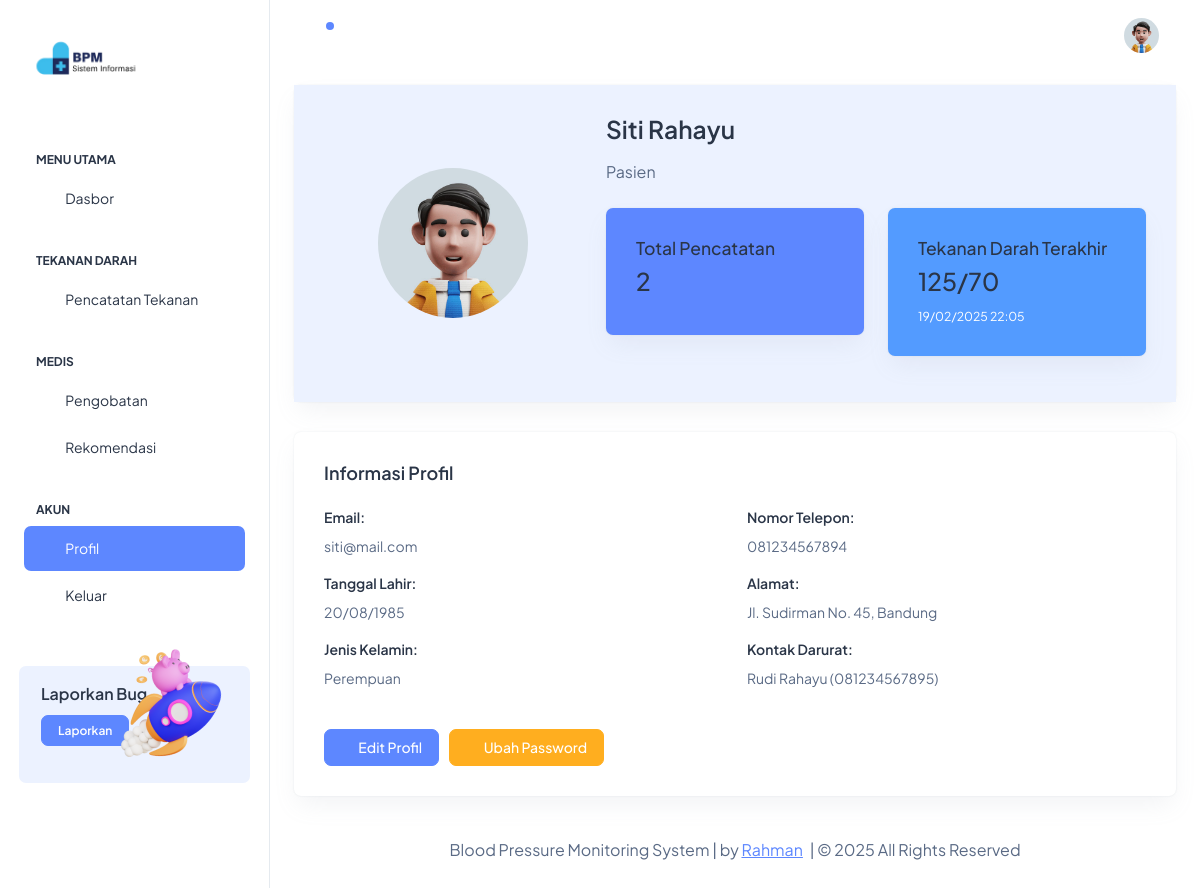
Screenshot of /App/Views/profil.php (signed in) with the database file from the repository.
### tables this page shows
CREATE TABLE `patient_profiles` (
  `patient_id` int NOT NULL,
  `user_id` int DEFAULT NULL,
  `full_name` varchar(100) NOT NULL,
  `date_of_birth` date NOT NULL,
  `gender` enum('M','F') NOT NULL,
  `address` text,
  `phone_number` varchar(20) DEFAULT NULL,
  `emergency_contact` varchar(100) DEFAULT NULL,
  `emergency_phone` varchar(20) DEFAULT NULL,
  `medical_history` text
);

CREATE TABLE `blood_pressure_readings` (
  `reading_id` int NOT NULL,
  `patient_id` int DEFAULT NULL,
  `systolic` int NOT NULL,
  `diastolic` int NOT NULL,
  `pulse_rate` int DEFAULT NULL,
  `reading_date` timestamp NULL DEFAULT CURRENT_TIMESTAMP,
  `notes` text
);

CREATE TABLE `users` (
  `user_id` int NOT NULL,
  `username` varchar(50) NOT NULL,
  `password` varchar(255) NOT NULL,
  `email` varchar(100) NOT NULL,
  `role` enum('admin','doctor','patient') NOT NULL,
  `created_at` timestamp NULL DEFAULT CURRENT_TIMESTAMP,
  `updated_at` timestamp NULL DEFAULT CURRENT_TIMESTAMP ON UPDATE CURRENT_TIMESTAMP
);

### App/Config/Database.php (called while the page is built, shortened)
<?php
class Database
{
    private $host = 'localhost';
    private $db_name = 'blood_pressure_monitoring';
    private $username = 'root';
    private $password = '';
    private $conn;
    private function connect()
    {
        try {
            $this->conn = new PDO(
                'mysql:host=' . $this->host . ';dbname=' . $this->db_name,
                $this->username,
                $this->password
            );
            $this->conn->setAttribute(PDO::ATTR_ERRMODE, PDO::ERRMODE_EXCEPTION);
            $this->conn->setAttribute(PDO::ATTR_DEFAULT_FETCH_MODE, PDO::FETCH_ASSOC);
        } catch (PDOException $e) {
            echo 'Connection Error: ' . $e->getMessage();
        }
    }
    public function query($query, $params = [])
    {
        $stmt = $this->conn->prepare($query);
        $stmt->execute($params);
        return $stmt;
    }
}

### App/Controllers/ProfileController.php (called while the page is built, shortened)
<?php
require_once __DIR__ . '/../Models/ProfileModel.php';
class ProfileController
{
    private $profileModel;
    public function __construct()
    {
        $this->profileModel = new ProfileModel();
    }
    public function getProfileData()
    {
        $userId = $_SESSION['user_id'];
        $role = $_SESSION['role'];
        switch ($role) {
            case 'patient':
                return $this->profileModel->getPatientProfile($userId);
        }
    }
    public function getProfileStats()
    {
        $userId = $_SESSION['user_id'];
        $role = $_SESSION['role'];
        return $this->profileModel->getProfileStats($userId, $role);
    }
}

### App/Models/ProfileModel.php (called while the page is built, shortened)
<?php
require_once __DIR__ . '/../Config/Database.php';
class ProfileModel
{
    private $db;
    public function __construct()
    {
        $this->db = new Database();
    }
    public function getPatientProfile($userId)
    {
        $query = "SELECT p.*, u.email, u.username
                  FROM patient_profiles p
                  JOIN users u ON p.user_id = u.user_id
                  WHERE p.user_id = ? AND u.role = 'patient'";
        return $this->db->query($query, [$userId])->fetch();
    }
    public function getProfileStats($userId, $role)
    {
        $stats = [];
        if ($role === 'doctor') {
            $query = "SELECT COUNT(*) as total_patients
                     FROM doctor_patients
                     WHERE doctor_id = (SELECT doctor_id FROM doctor_profiles WHERE user_id = ?)";
            $result = $this->db->query($query, [$userId])->fetch();
            $stats['total_patients'] = $result['total_patients'];
            $query = "SELECT COUNT(*) as total_recommendations
                     FROM patient_recommendations
                     WHERE created_by = ?";
            $result = $this->db->query($query, [$userId])->fetch();
            $stats['total_recommendations'] = $result['total_recommendations'];
        } elseif ($role === 'patient') {
            $query = "SELECT COUNT(*) as total_readings
                     FROM blood_pressure_readings bpr
                     JOIN patient_profiles pp ON bpr.patient_id = pp.patient_id
                     WHERE pp.user_id = ?";
            $result = $this->db->query($query, [$userId])->fetch();
            $stats['total_readings'] = $result['total_readings'];
            $query = "SELECT systolic, diastolic, reading_date
                     FROM blood_pressure_readings bpr
                     JOIN patient_profiles pp ON bpr.patient_id = pp.patient_id
                     WHERE pp.user_id = ?
                     ORDER BY reading_date DESC LIMIT 1";
            $stats['latest_reading'] = $this->db->query($query, [$userId])->fetch();
        }
        return $stats;
    }
}

### App/Views/profil.php (the view, shortened to what this page needs)
<?php
require_once __DIR__ . '/../Controllers/ProfileController.php';
$profileController = new ProfileController();
$profileData = $profileController->getProfileData();
$profileStats = $profileController->getProfileStats();
?>
<!doctype html>
<html lang="en">
<head>
    <link rel="stylesheet" href="assets/css/styles.min.css" />
    <link rel="stylesheet" href="https://cdn.datatables.net/1.13.7/css/dataTables.bootstrap5.min.css">
    <link rel="stylesheet" href="https://cdn.datatables.net/responsive/2.5.0/css/responsive.bootstrap5.min.css">
</head>
<body>
    <div class="page-wrapper" id="main-wrapper" data-layout="vertical" data-navbarbg="skin6" data-sidebartype="full"
        data-sidebar-position="fixed" data-header-position="fixed">
        <?php include 'partials/sidebar.php'; ?>
        <div class="body-wrapper">
            <?php include 'partials/header.php'; ?>
            <div class="container-fluid">
                <div class="row">
                    <div class="col-12">
                        <div class="card w-100">
                            <div class="card-body bg-light-primary">
                                <div class="row align-items-center">
                                    <div class="col-lg-4 text-center">
                                        <img src="assets/images/profile/user-1.jpg" alt="Profile" class="rounded-circle"
                                            width="150">
                                    </div>
                                    <div class="col-lg-8">
                                        <h3 class="fw-semibold mb-3">
                                            <?= htmlspecialchars($profileData['full_name'] ?? $profileData['username']) ?>
                                        </h3>
                                        <p class="fs-4 mb-4">
                                            <?php if ($_SESSION['role'] === 'doctor'): ?>
                                                <?= htmlspecialchars($profileData['specialization']) ?>
                                            <?php elseif ($_SESSION['role'] === 'patient'): ?>
                                                Pasien
                                            <?php else: ?>
                                                Administrator
                                            <?php endif; ?>
                                        </p>
                                        <div class="row">
                                            <?php if ($_SESSION['role'] === 'doctor'): ?>
                                                <div class="col-md-6">
                                                    <div class="card bg-primary text-white mb-3">
                                                        <div class="card-body">
                                                            <h5>Total Pasien</h5>
                                                            <h3><?= $profileStats['total_patients'] ?></h3>
                                                        </div>
                                                    </div>
                                                </div>
                                                <div class="col-md-6">
                                                    <div class="card bg-success text-white mb-3">
                                                        <div class="card-body">
                                                            <h5>Total Rekomendasi</h5>
                                                            <h3><?= $profileStats['total_recommendations'] ?></h3>
                                                        </div>
                                                    </div>
                                                </div>
                                            <?php elseif ($_SESSION['role'] === 'patient'): ?>
                                                <div class="col-md-6">
                                                    <div class="card bg-primary text-white mb-3">
                                                        <div class="card-body">
                                                            <h5>Total Pencatatan</h5>
                                                            <h3><?= $profileStats['total_readings'] ?></h3>
                                                        </div>
                                                    </div>
                                                </div>
                                                <?php if (isset($profileStats['latest_reading']) && $profileStats['latest_reading']): ?>
                                                    <div class="col-md-6">
                                                        <div class="card bg-info text-white mb-3">
                                                            <div class="card-body">
                                                                <h5>Tekanan Darah Terakhir</h5>
                                                                <h3>
                                                                    <?= $profileStats['latest_reading']['systolic'] ?? '-' ?>/<?= $profileStats['latest_reading']['diastolic'] ?? '-' ?>
                                                                </h3>
                                                                <small>
                                                                    <?= isset($profileStats['latest_reading']['reading_date']) ?
                                                                        date('d/m/Y H:i', strtotime($profileStats['latest_reading']['reading_date'])) :
                                                                        '-'
                                                                        ?>
                                                                </small>
                                                            </div>
                                                        </div>
                                                    </div>
                                                <?php endif; ?>
                                            <?php endif; ?>
                                        </div>
                                    </div>
                                </div>
                            </div>
                        </div>
                    </div>
                </div>
                <div class="row">
                    <div class="col-12">
                        <div class="card">
                            <div class="card-body">
                                <h5 class="card-title fw-semibold mb-4">Informasi Profil</h5>
                                <div class="row">
                                    <div class="col-md-6">
                                        <div class="mb-3">
                                            <label class="form-label fw-semibold">Email:</label>
                                            <p><?= htmlspecialchars($profileData['email']) ?></p>
                                        </div>
                                        <?php if ($_SESSION['role'] === 'patient'): ?>
                                            <div class="mb-3">
                                                <label class="form-label fw-semibold">Tanggal Lahir:</label>
                                                <p><?= date('d/m/Y', strtotime($profileData['date_of_birth'])) ?></p>
                                            </div>
                                            <div class="mb-3">
                                                <label class="form-label fw-semibold">Jenis Kelamin:</label>
                                                <p><?= $profileData['gender'] === 'M' ? 'Laki-laki' : 'Perempuan' ?></p>
                                            </div>
                                        <?php endif; ?>
                                    </div>
                                    <div class="col-md-6">
                                        <?php if (in_array($_SESSION['role'], ['doctor', 'patient'])): ?>
                                            <div class="mb-3">
                                                <label class="form-label fw-semibold">Nomor Telepon:</label>
                                                <p><?= htmlspecialchars($profileData['phone_number']) ?></p>
                                            </div>
                                        <?php endif; ?>
                                        <?php if ($_SESSION['role'] === 'patient'): ?>
                                            <div class="mb-3">
                                                <label class="form-label fw-semibold">Alamat:</label>
                                                <p><?= htmlspecialchars($profileData['address']) ?></p>
                                            </div>
                                            <div class="mb-3">
                                                <label class="form-label fw-semibold">Kontak Darurat:</label>
                                                <p><?= htmlspecialchars($profileData['emergency_contact']) ?>
                                                    (<?= htmlspecialchars($profileData['emergency_phone']) ?>)</p>
                                            </div>
                                        <?php endif; ?>
                                    </div>
                                </div>
                                <div class="mt-4">
                                    <button type="button" class="btn btn-primary me-2" data-bs-toggle="modal"
                                        data-bs-target="#editProfileModal">
                                        <i class="ti ti-edit me-1"></i> Edit Profil
                                    </button>
                                    <button type="button" class="btn btn-warning" data-bs-toggle="modal"
                                        data-bs-target="#changePasswordModal">
                                        <i class="ti ti-key me-1"></i> Ubah Password
                                    </button>
                                </div>
                            </div>
                        </div>
                    </div>
                </div>
                <?php include 'partials/footer.php'; ?>
            </div>
        </div>
    </div>
</body>
</html>

### rows the page displays
patient_profiles: full_name "Siti Rahayu", user.email "siti@mail.com", date_of_birth "20/08/1985", phone_number "081234567894", address "Jl. Sudirman No. 45, Bandung", emergency_contact "Rudi Rahayu", emergency_phone "081234567895"
blood_pressure_readings: systolic "125", diastolic "70", reading_date "19/02/2025 22:05"

### other values shown
$profileStats['total_readings'] "2"
